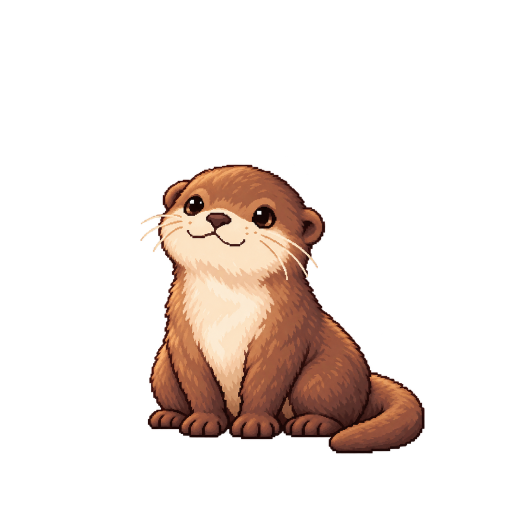
#> input picture assets/vasu/reference/vasu-native-canonical-hires.png, 1024 x 1024 px (shown at 1/2 size); the run also reads 1 picture not shown here
$ python validate_rig.py
#> lines starting #> are read from the running program, lines starting #| are printed output that depends on the picture; long printed decimals are rounded
from __future__ import annotations

import hashlib
import json
from pathlib import Path

from PIL import Image, ImageDraw, ImageFont

HERE = Path(__file__).resolve().parent
ROOT = HERE.parents[3]
SOURCE_PATH = ROOT / "assets/vasu/reference/vasu-native-canonical-hires.png"
NEUTRAL_PATH = HERE / "neutral-reconstruction.png"
CLOSED_PATH = HERE / "closed-reconstruction.png"


def sha(path: Path) -> str:
    digest = hashlib.sha256()
    digest.update(path.read_bytes())
    return digest.hexdigest()


def visible_diff(left: Image.Image, right: Image.Image) -> dict[str, float | int]:
    changed = 0
    total = 0
    maximum = 0
    sum_abs = 0
    greater_than_15 = 0
    for source_pixel, reconstructed_pixel in zip(left.getdata(), right.getdata()):
        if source_pixel[3] > 0 or reconstructed_pixel[3] > 0:
            total += 1
            delta = sum(
                abs(source_pixel[channel] - reconstructed_pixel[channel])
                for channel in range(3)
            )
            sum_abs += delta
            maximum = max(maximum, delta)
            greater_than_15 += delta > 15
            changed += source_pixel != reconstructed_pixel
    return {
        "changed_visible_pixels": changed,
        "visible_pixels": total,
        "max_rgb_delta_sum": maximum,
        "mean_rgb_abs_sum": sum_abs / total if total else 0.0,
        "pixels_rgb_delta_sum_gt15": greater_than_15,
    }


with Image.open(SOURCE_PATH) as opened:
#> opened is the input picture: PIL image 1024x1024 RGBA; mean R, G, B, A 31.8, 21.8, 16.8, 48
    source = opened.convert("RGBA")
with Image.open(NEUTRAL_PATH) as opened:
    neutral = opened.convert("RGBA")
with Image.open(CLOSED_PATH) as opened:
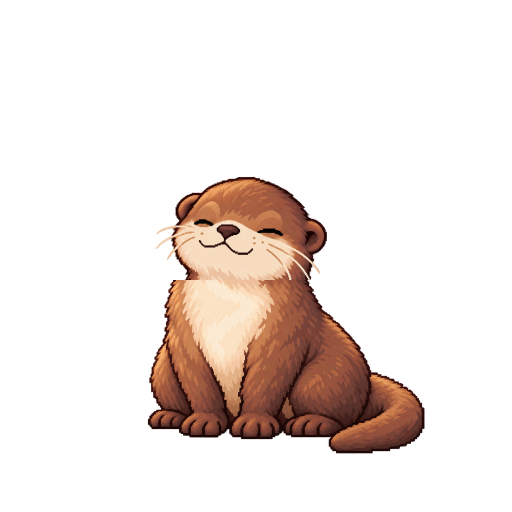
#> input picture assets/vasu/production/v2-a2r-layered-native-idle/closed-reconstruction.png, 1024 x 1024 px (shown at 1/2 size)
#> opened is the input picture: PIL image 1024x1024 RGBA; mean R, G, B, A 29.5, 19.9, 15.4, 45.4
    closed = opened.convert("RGBA")

source_desktop = source.resize((300, 300), Image.Resampling.LANCZOS)
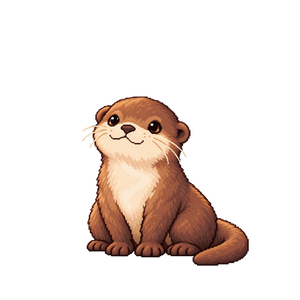
#> source_desktop: PIL image 300x300 RGBA; mean R, G, B, A 32, 21.8, 16.9, 48.1; transparent parts drawn white
neutral_desktop = neutral.resize((300, 300), Image.Resampling.LANCZOS)
closed_desktop = closed.resize((300, 300), Image.Resampling.LANCZOS)
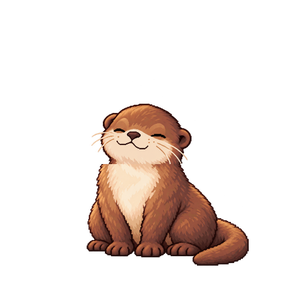
#> closed_desktop: PIL image 300x300 RGBA; mean R, G, B, A 29.6, 19.9, 15.5, 45.4; transparent parts drawn white

font = ImageFont.load_default()
comparison = Image.new("RGBA", (900, 330), (241, 240, 236, 255))
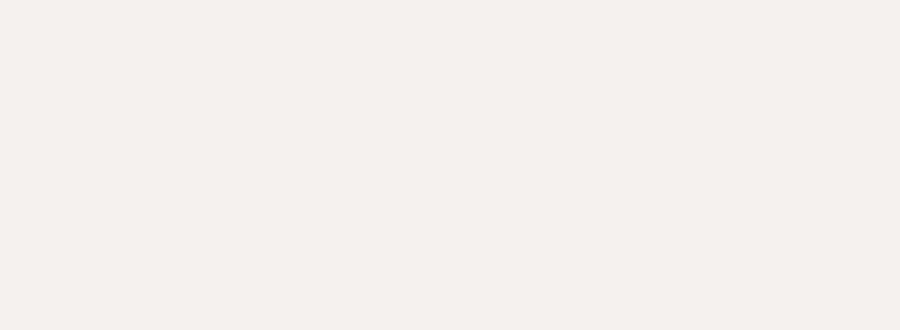
#> comparison: PIL image 900x330 RGBA; mean R, G, B, A 241, 240, 236, 255
draw = ImageDraw.Draw(comparison)
for index, (label, image) in enumerate(
    (
        ("canonical", source_desktop),
        ("neutral reconstruction", neutral_desktop),
        ("blink preview", closed_desktop),
    )
):
    background = Image.new("RGB", image.size, "#f1f0ec")
    background.paste(image, mask=image.getchannel("A"))
    comparison.paste(background, (index * 300, 30))
    draw.text((index * 300 + 8, 8), label, fill="#241a16", font=font)
    draw.rectangle((index * 300, 30, index * 300 + 299, 329), outline="#5b4a40")
#> this loop made 3 passes
#> label on passes 1 to 3: 'canonical', 'neutral reconstruction', 'blink preview'
#> pass 1, `background = Image.new("RGB", image.size, "#f1f0ec")`:
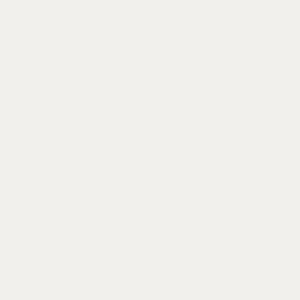
#> background: PIL image 300x300 RGB; mean R, G, B 241, 240, 236
#> after the loop:
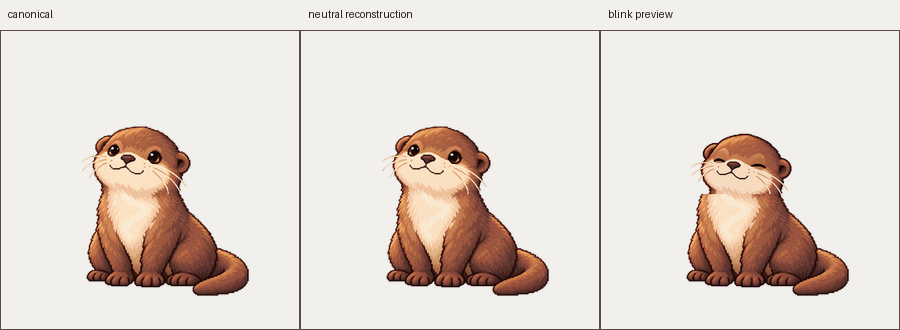
#> comparison: PIL image 900x330 RGBA; mean R, G, B, A 225.7, 215.9, 208.4, 255
comparison.convert("RGB").save(HERE / "desktop-neutral-reconstruction-comparison.png")

layer_metrics: dict[str, dict[str, object]] = {}
for path in sorted((HERE / "layers").glob("*.png")):
    with Image.open(path) as opened:
        image = opened.convert("RGBA")
    alpha = image.getchannel("A")
    bbox = image.getbbox()
    layer_metrics[path.stem] = {
        "path": str(path),
        "sha256": sha(path),
        "size": list(image.size),
        "bbox": list(bbox) if bbox else None,
        "transparent_rgb_residue": sum(
            1
            for red, green, blue, alpha_value in image.getdata()
            if alpha_value == 0 and (red or green or blue)
        ),
        "nontransparent_pixels": sum(alpha.histogram()[1:]),
    }

neutral_native_diff = visible_diff(source, neutral)
#> after the loop in visible_diff, `for source_pixel, reconstructed_pixel in zip(left.getdata(), right.get..`: changed = 185272; greater_than_15 = 0; sum_abs = 342228; total = 207023
#> neutral_native_diff = {'changed_visible_pixels': 185272, 'visible_pixels': 207023, 'max_rgb_delta_sum': 6, 'mean_rgb_abs_sum': 1.65, 'pixels_rgb_delta_sum_gt15': 0}
neutral_desktop_diff = visible_diff(source_desktop, neutral_desktop)
#> neutral_desktop_diff = {'changed_visible_pixels': 15681, 'visible_pixels': 18274, 'max_rgb_delta_sum': 128, 'mean_rgb_abs_sum': 1.63, 'pixels_rgb_delta_sum_gt15': 9}
closed_native_diff = visible_diff(source, closed)
#> closed_native_diff = {'changed_visible_pixels': 192772, 'visible_pixels': 208427, 'max_rgb_delta_sum': 765, 'mean_rgb_abs_sum': 57.33, 'pixels_rgb_delta_sum_gt15': 54924}
checks = {
    "neutral_effectively_indistinguishable_at_desktop": (
        neutral_desktop_diff["mean_rgb_abs_sum"] <= 2.0
        and neutral_desktop_diff["pixels_rgb_delta_sum_gt15"] <= 20
    ),
    "layer_transparent_rgb_clean": all(
        metrics["transparent_rgb_residue"] == 0 for metrics in layer_metrics.values()
    ),
    "neutral_reconstruction_present": NEUTRAL_PATH.exists(),
    "blink_reconstruction_present": CLOSED_PATH.exists(),
}
checks["pass"] = all(checks.values())
validation = {
    "phase": "V2-A2R",
    "native_master": str(SOURCE_PATH),
    "layer_structure": layer_metrics,
    "neutral_reconstruction": {
        "path": str(NEUTRAL_PATH),
        "visible_diff_native": neutral_native_diff,
        "visible_diff_desktop_300px": neutral_desktop_diff,
    },
    "blink_reconstruction": {
        "path": str(CLOSED_PATH),
        "visible_diff_against_open_native": closed_native_diff,
    },
    "desktop_target": {
        "preview_canvas_px": 300,
        "visible_height_range_px": [186, 221],
    },
    "checks": checks,
}
(HERE / "validation.json").write_text(
    json.dumps(validation, indent=2) + "\n", encoding="utf-8"
)
print(json.dumps({"pass": checks["pass"], "desktop_diff": neutral_desktop_diff}, indent=2))
#| {
#|   "pass": true,
#|   "desktop_diff": {
#|     "changed_visible_pixels": 15681,
#|     "visible_pixels": 18274,
#|     "max_rgb_delta_sum": 128,
#|     "mean_rgb_abs_sum": 1.631,
#|     "pixels_rgb_delta_sum_gt15": 9
#|   }
#| }
